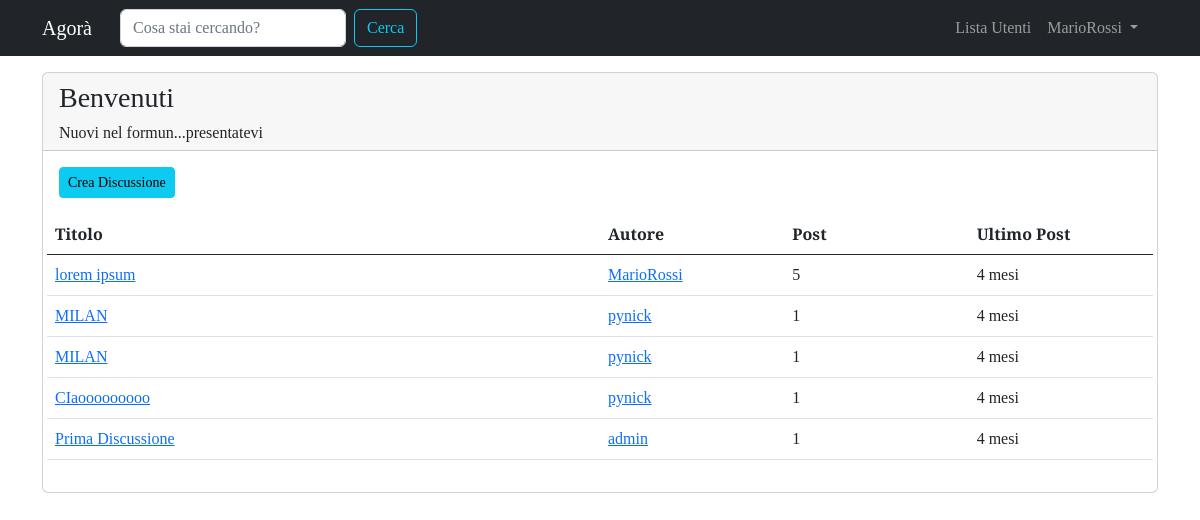
Page /forum/sezione/1/ (signed in) on the committed database.
### forum/models.py (models this page shows, shortened)
class Sezione(models.Model):
    nome_sezione = models.CharField(max_length=80)
    descrizione = models.CharField(max_length=150, blank=True, null=True)
    logo_sezione = models.ImageField(blank=True, null=True)
    class Meta:
        verbose_name = "Sezione"
        verbose_name_plural = "Sezioni"

class Discussione(models.Model):
    objects = None
    titolo = models.CharField(max_length=120)
    data_creazione = models.DateTimeField(auto_now_add=True)
    autore_discussione = models.ForeignKey(
        User, on_delete=models.CASCADE, related_name="discussioni"
    )
    sezione_appartenenza = models.ForeignKey(Sezione, on_delete=models.CASCADE)
    class Meta:
        verbose_name = "Discussione"
        verbose_name_plural = "Discussioni"
    def get_absolute_url(self):
        return reverse("visualizza_discussione", kwargs={"pk": self.pk})

class Post(models.Model):
    objects = None
    autore_post = models.ForeignKey(User, on_delete=models.CASCADE, related_name="posts")
    contenuto = models.TextField()
    data_creazione = models.DateTimeField(auto_now_add=True)
    discussione = models.ForeignKey(Discussione, on_delete=models.CASCADE)
    class Meta:
        verbose_name="Post"
        verbose_name_plural="Posts"

### forum/views.py (the view)
# urls.py: path("sezione/<int:pk>/",views.visualizza_sezione,name="sezione_view" ),
def visualizza_sezione(request, pk):
    sezione = get_object_or_404(Sezione, pk=pk)
    discussioni_sezione = Discussione.objects.filter(
        sezione_appartenenza=sezione).order_by("-data_creazione")
    context = {"sezione": sezione, "discussioni": discussioni_sezione}
    return render(request, "forum/singola_sezione.html", context)

### forum/templates/forum/singola_sezione.html (shortened to what this page needs)
{% extends 'base.html' %}
{% block content %}
<div class="card my-3">
    <div class="card-header">
        <h3>{{ sezione.nome_sezione }}</h3>
        <h6 class="card-text">{{ sezione.descrizione }}</h6>
    </div>
    <div class="card-body">
        <a class="btn btn-sm btn-info" href="{% url 'crea_discussione' pk=sezione.pk %}">Crea Discussione</a>
        <table class="table mt-3">
            <thead>
                <tr class="row">
                    <th class="col-lg-6 col-4">Titolo</th>
                    <th class="col-lg-2 col-3">Autore</th>
                    <th class="col-lg-2 col-2">Post</th>
                    <th class="col-lg-2 col-3">Ultimo Post</th>
                </tr>
            </thead>
            <tbody>
                <tr class="row">
                    {% for discussione in discussioni %}
                        <td class="col-lg-6 col-4">
                            <a href="{{ discussione.get_absolute_url }}">{{ discussione.titolo }}</a>
                        </td>
                        <td class="col-lg-2 col-3">
                            <a href="{% url 'user_profile' username=discussione.autore_discussione.username %}">{{ discussione.autore_discussione }}</a>
                        </td>
                        <td class="col-lg-2 col-2">{{ discussione.post_set.count }}</td>
                        <td class="col-lg-2 col-3">{{ discussione.post_set.last.data_creazione|timesince }}</td>
                    {% endfor %}
                </tr>
            </tbody>
        </table>
    </div>
</div>
{% endblock content %}

### templates/base.html (shortened to what this page needs)
{% load static %}
<!doctype html>
<html lang="it">
  <head>
    <link href="https://cdn.jsdelivr.net/npm/bootstrap@5.0.0/dist/css/bootstrap.min.css" rel="stylesheet"/>
    <link rel="stylesheet" href="{% static 'css/agora.css' %}" />
    <link href="https://cdn.jsdelivr.net/npm/bootstrap@5.2.2/dist/css/bootstrap.min.css" rel="stylesheet">
  </head>
  <body>
      <nav class="navbar navbar-expand-lg navbar-dark bg-dark">
          <div class="container" id="navbarSupportedContent">
              <a class="navbar-brand" href="/">Agorà</a>
              <div class="container">
                  <div class="collapse navbar-collapse" id="navbarSupportedContent">
                      <form class="d-flex" action="{% url 'funzione_cerca' %}">
                          <input name="q" class="form-control me-sm-2" type="search" placeholder="Cosa stai cercando?" aria-label="Search"/>
                          <button class="btn btn-outline-info" type="submit">Cerca</button>
                      </form>
                      <ul class="navbar-nav ms-auto">
                          <li class="nav-item">
                              <a class="nav-link" aria-current="page" href="{% url 'user_list' %}">Lista Utenti</a>
                          </li>
                          {% if request.user.is_authenticated %}
                          <li class="nav-item dropdown">
                            <a class="nav-link dropdown-toggle" href="#" id="navbarDropdown" role="button" data-bs-toggle="dropdown" aria-haspopup="true" aria-expanded="false">
                              {{ request.user.username }}
                            </a>
                          </li>
                          {% endif %}
                      </ul>
                  </div>
              </div>
        </div>
      </nav>
      <div class="container">
          {% block content %}
          {% endblock content %}
      </div>
  </body>
</html>

### static-storage/css/agora.css (style rules this page uses)
body { font-family: 'Slabo 27px', serif !important; }
a, a:hover { color: #17a2b8; }

### rows in the picture
Sezione: nome_sezione "Benvenuti", descrizione "Nuovi nel formun...presentatevi"
Discussione: titolo "lorem ipsum", autore_discussione "MarioRossi", post_set.count "5", post_set.last.data_creazione "4 mesi"
Discussione: titolo "MILAN", autore_discussione "pynick", post_set.count "1", post_set.last.data_creazione "4 mesi"
Discussione: titolo "MILAN", autore_discussione "pynick", post_set.count "1", post_set.last.data_creazione "4 mesi"
Discussione: titolo "CIaooooooooo", autore_discussione "pynick", post_set.count "1", post_set.last.data_creazione "4 mesi"
Discussione: titolo "Prima Discussione", autore_discussione "admin", post_set.count "1", post_set.last.data_creazione "4 mesi"

### other values in the picture
{{ request.user.username }} "MarioRossi"
